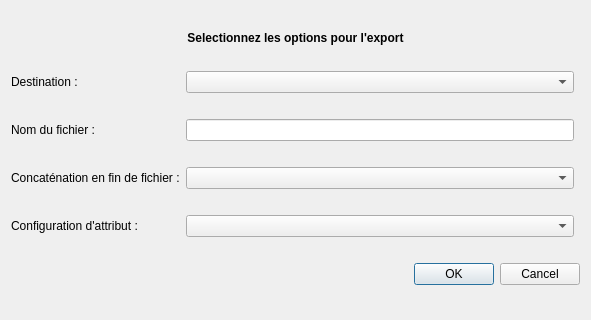
<?xml version="1.0" encoding="UTF-8"?>
<ui version="4.0">
 <class>ExportForm</class>
 <widget class="QDialog" name="ExportForm">
  <property name="geometry">
   <rect>
    <x>0</x>
    <y>0</y>
    <width>591</width>
    <height>320</height>
   </rect>
  </property>
  <property name="windowTitle">
   <string>Dialog</string>
  </property>
  <layout class="QGridLayout" name="gridLayout">
   <item row="2" column="0">
    <widget class="QLabel" name="label_3">
     <property name="text">
      <string>Nom du fichier :</string>
     </property>
    </widget>
   </item>
   <item row="1" column="1">
    <widget class="QComboBox" name="destinationComboBox"/>
   </item>
   <item row="5" column="0" colspan="3">
    <widget class="QDialogButtonBox" name="confirmButtonBox">
     <property name="sizePolicy">
      <sizepolicy hsizetype="Expanding" vsizetype="Maximum">
       <horstretch>0</horstretch>
       <verstretch>0</verstretch>
      </sizepolicy>
     </property>
     <property name="orientation">
      <enum>Qt::Horizontal</enum>
     </property>
     <property name="standardButtons">
      <set>QDialogButtonBox::Cancel|QDialogButtonBox::Ok</set>
     </property>
    </widget>
   </item>
   <item row="3" column="0">
    <widget class="QLabel" name="label_2">
     <property name="text">
      <string>Concaténation en fin de fichier :</string>
     </property>
    </widget>
   </item>
   <item row="2" column="1">
    <widget class="QLineEdit" name="fileNameLineEdit"/>
   </item>
   <item row="4" column="1">
    <widget class="QComboBox" name="configComboBox"/>
   </item>
   <item row="4" column="0">
    <widget class="QLabel" name="label">
     <property name="text">
      <string>Configuration d'attribut :</string>
     </property>
    </widget>
   </item>
   <item row="3" column="1">
    <widget class="QComboBox" name="concatenationComboBox"/>
   </item>
   <item row="1" column="0">
    <widget class="QLabel" name="label_4">
     <property name="text">
      <string>Destination :</string>
     </property>
    </widget>
   </item>
   <item row="0" column="0" colspan="3">
    <widget class="QLabel" name="label_5">
     <property name="sizePolicy">
      <sizepolicy hsizetype="MinimumExpanding" vsizetype="Maximum">
       <horstretch>0</horstretch>
       <verstretch>0</verstretch>
      </sizepolicy>
     </property>
     <property name="font">
      <font>
       <weight>75</weight>
       <bold>true</bold>
      </font>
     </property>
     <property name="text">
      <string>Selectionnez les options pour l'export</string>
     </property>
     <property name="alignment">
      <set>Qt::AlignCenter</set>
     </property>
    </widget>
   </item>
  </layout>
 </widget>
 <resources/>
 <connections>
  <connection>
   <sender>confirmButtonBox</sender>
   <signal>accepted()</signal>
   <receiver>ExportForm</receiver>
   <slot>accept()</slot>
   <hints>
    <hint type="sourcelabel">
     <x>248</x>
     <y>254</y>
    </hint>
    <hint type="destinationlabel">
     <x>157</x>
     <y>274</y>
    </hint>
   </hints>
  </connection>
  <connection>
   <sender>confirmButtonBox</sender>
   <signal>rejected()</signal>
   <receiver>ExportForm</receiver>
   <slot>reject()</slot>
   <hints>
    <hint type="sourcelabel">
     <x>316</x>
     <y>260</y>
    </hint>
    <hint type="destinationlabel">
     <x>286</x>
     <y>274</y>
    </hint>
   </hints>
  </connection>
 </connections>
</ui>
